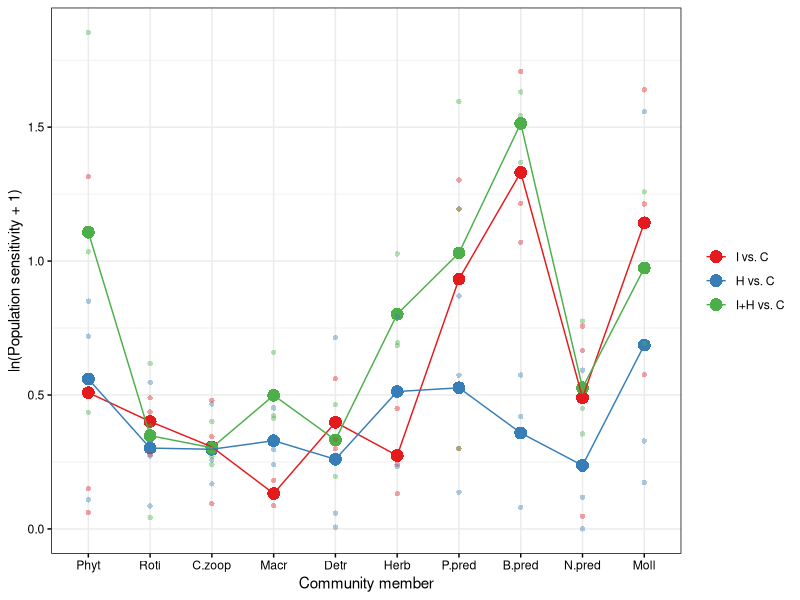
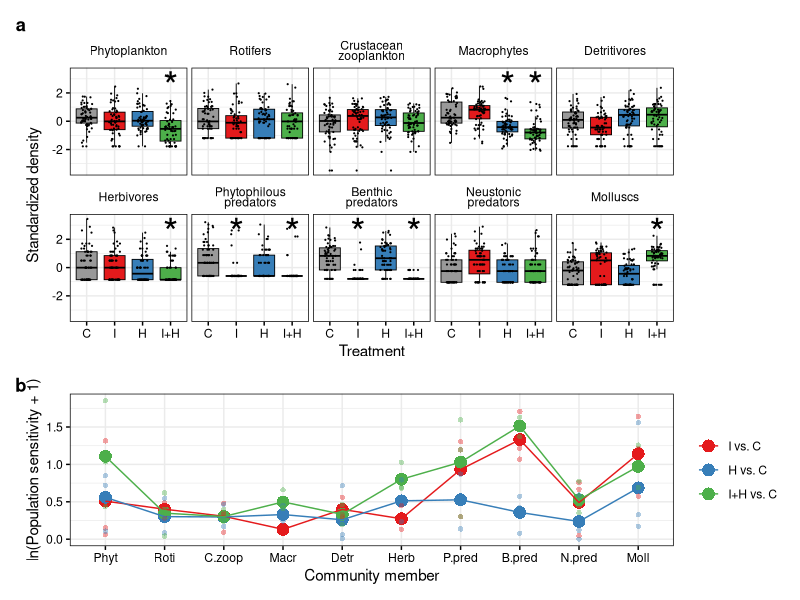
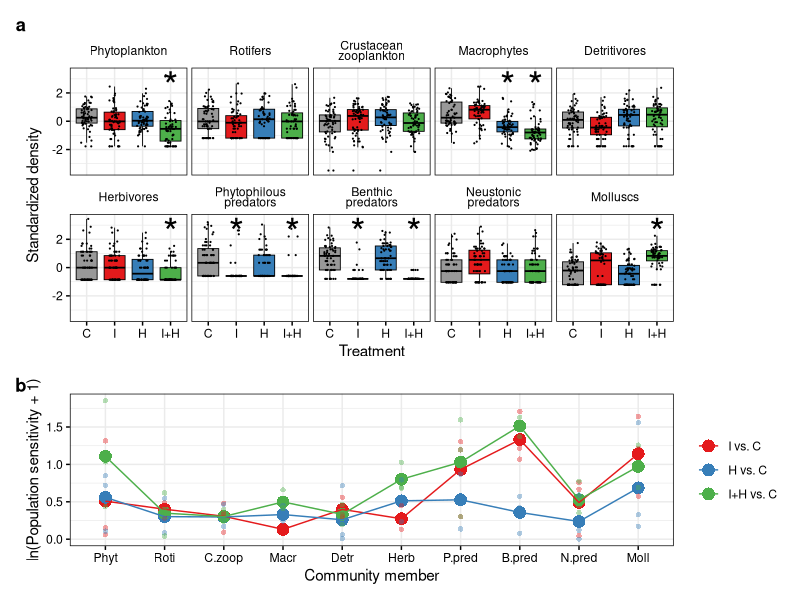

Reproduce these figures in R, in order.
## ---- chunk 1
knitr::opts_chunk$set(echo = TRUE)
## ---- chunk 2
sessionInfo() #save session information (R version 3.6.3 (2020))

library(ggplot2); packageVersion("ggplot2") #3.3.2
library(dplyr); packageVersion("dplyr") #1.0.2
library(tidyr); packageVersion("tidyr") #1.1.2
library(patchwork); packageVersion("patchwork") #1.1.1
library(RColorBrewer); packageVersion("RColorBrewer") #1.1.2
library(ggsci); packageVersion("ggsci") #2.9
## ---- chunk 3

# Load standardized time series

all_Ts <- read.csv("./processed_data/all_Ts240123.csv") 

all_Ts <- #add required columns
  all_Ts %>%
  separate(Year_Tank, into=c("Year", "Tank"), sep="_") %>% #year and tank
  mutate(Treatment=substr(Tank, 1, nchar(Tank)-1)) %>% #treatment name
  mutate(Treatment=factor(Treatment, levels=c("Cont", "Fipro", "Pent", "Joint")), #order of treatments
         Tank=factor(Tank, levels=unique(Tank)), #order of tanks
         Recipient=factor(Recipient, levels=c("Phytopla1", "Roti1", "Zoopla1", "Mp1", 
                                              "Det1", "Herb1", "Pred.P1", "Pred.B1", "Pred.S1", "Moll1"))) #order of recipient populations
## ---- chunk 4

# Averaging density over replicates

all_Ts_smrz <- 
  all_Ts %>%
  group_by(Treatment, Recipient, Year) %>%
  summarise(Abundance_m=mean(Abundance, na.rm=TRUE)) #mean raw density


## Show data sheet

head(all_Ts_smrz)

# Calculating log response ratio

Abundance_TrEff_nRR_0.1 <-  # calculate log response ratio following the method from Mratinson and Raupp 2013
  all_Ts_smrz %>%
  ungroup(.) %>%
  spread(value=Abundance_m, key=Treatment) %>%
  mutate(Fipro_Cont=log((Fipro+0.1)/(Cont+0.1)), 
         Pent_Cont=log((Pent+0.1)/(Cont+0.1)),
         Joint_Cont=log((Joint+0.1)/(Cont+0.1))) %>%
  select(-Cont, -Fipro, -Pent, -Joint) %>%
  gather(key=Treatment_Cont, value=Abundance_response_nRR_0.1, -(1:2)) %>%
  mutate(Treatment_Cont=factor(Treatment_Cont, levels=c("Fipro_Cont", "Pent_Cont", "Joint_Cont")))

Abundance_TrEff <- Abundance_TrEff_nRR_0.1
Abundance_TrEff <- filter(Abundance_TrEff, Recipient!="Pred.C1") # omit nektonic predators
Abundance_TrEff$abs_Abundance_response_nRR_0.1 <- abs(Abundance_TrEff$Abundance_response_nRR_0.1) #Absolute values

Abundance_TrEff$Recipient <- factor(Abundance_TrEff$Recipient, 
                                    levels=c("Phytopla1", "Roti1", "Zoopla1", "Mp1", 
                                             "Det1", "Herb1", "Pred.P1", "Pred.B1", "Pred.S1", "Moll1"))

## Show data sheet

head(Abundance_TrEff)

# Visualize sensitivity

smrz_Abundance_TrEff <- 
  Abundance_TrEff %>%
  group_by(Recipient, Treatment_Cont) %>%
  summarise(abs_Abundance_response_nRR_0.1=(exp(mean(log(abs_Abundance_response_nRR_0.1+1)))-1)) %>% #calculating geometric mean
  ungroup(.)

## Split by treatments

theme_custom <- function() {
  theme_bw() + 
    theme(axis.text=element_text(colour="black"), 
          axis.ticks=element_line(colour="black"),
          panel.border=element_rect(fill=NA, 
                                    colour="black"), 
          panel.spacing=unit(3, "pt"),
          strip.text=element_text(colour="black", lineheight=0.7))
}

palSet1 <- brewer.pal(9, "Set1")
reaction.norm <-
  smrz_Abundance_TrEff %>%
  #  mutate(Treatment_Cont=factor(Treatment_Cont, levels=c("Fipro_Cont", "Joint_Cont", "Pent_Cont"))) %>%
  ggplot(aes(x=Recipient, y=log(abs_Abundance_response_nRR_0.1+1))) +
  geom_point(aes(group=Treatment_Cont, color=Treatment_Cont), size=4, shape=16) +
  geom_line(aes(group=Treatment_Cont, color=Treatment_Cont)) +
  geom_point(Abundance_TrEff, mapping=aes(x=Recipient, y=log(abs_Abundance_response_nRR_0.1+1), group=Treatment_Cont, color=Treatment_Cont), alpha=0.4, shape=16) +
  scale_color_manual(values=palSet1[c(1, 2, 3)], labels=c("I vs. C", "H vs. C", "I+H vs. C")) + 
  scale_x_discrete(name="Community member", labels=c("Phyt", "Roti", "C.zoop", "Macr", "Detr", "Herb", "P.pred", "B.pred", "N.pred", "Moll")) + 
  guides(color=guide_legend(title=NULL)) +
  ylab("ln(Population sensitivity + 1)") + 
  theme_custom()

reaction.norm #Fig. 2b

write.csv(Abundance_TrEff, "./processed_data/Abundance_TrEff.csv", row.names=FALSE) # export sensitivity data
## ---- chunk 5
# Visualize data

labeli <- as_labeller(c(`Phytopla1`="Phytoplankton", #map facet labels
                        `Roti1`="Rotifers",
                        `Zoopla1`="Crustacean\nzooplankton",
                        `Mp1`="Macrophytes",
                        `Det1`="Detritivores",
                        `Herb1`="Herbivores",
                        `Pred.P1`="Phytophilous\npredators",
                        `Pred.B1`="Benthic\npredators",
                        `Pred.S1`="Neustonic\npredators",
                        `Moll1`="Molluscs"))
lab <- data.frame(lab="*", 
                  Recipient=factor(c("Phytopla1", "Mp1", "Mp1", 
                                 "Herb1", "Pred.P1", "Pred.P1", 
                                 "Pred.B1", "Pred.B1", "Moll1"), 
                               levels=c("Phytopla1", "Roti1", "Zoopla1", "Mp1", 
                                        "Det1", "Herb1", "Pred.P1", "Pred.B1", "Pred.S1", "Moll1")))

palSet1 <- brewer.pal(9, "Set1")


set.seed(1)
density.boxplot_gg <- 
  ggplot(na.omit(filter(all_Ts, Recipient!="Pred.C1")), mapping=aes(x=Treatment, y=scAbundance)) +
  geom_boxplot(mapping=aes(fill=Treatment), outlier.shape=NA, size=0.3, colour="black") + 
  scale_fill_manual(values=palSet1[c(9, 1, 2, 3)]) + 
  geom_jitter(width=0.2, size=0.1) + 
  facet_wrap(~Recipient, nrow=2, labeller=labeli) + 
  scale_x_discrete(labels=c("C", "I", "H", "I+H")) +
  theme_custom() + #theme
  theme(strip.background=element_blank(), legend.position="none") +
  geom_text(data=lab, aes(label=lab), x=c(4, 3, 4, 4, 2, 4, 2, 4, 4), y=2.5, size=10) +
  labs(y="Standardized density") #軸ラベル
## ---- chunk 6
#windows(8, 7, rescale="fixed")
density.boxplot_gg / reaction.norm + plot_layout(height=c(5, 3)) + plot_annotation(tag_levels="a") & theme(plot.tag=element_text(face="bold"))
ggsave("./figs/fig2.ggplot2.pdf", width=8, height=7, device=cairo_pdf, unit="in")
